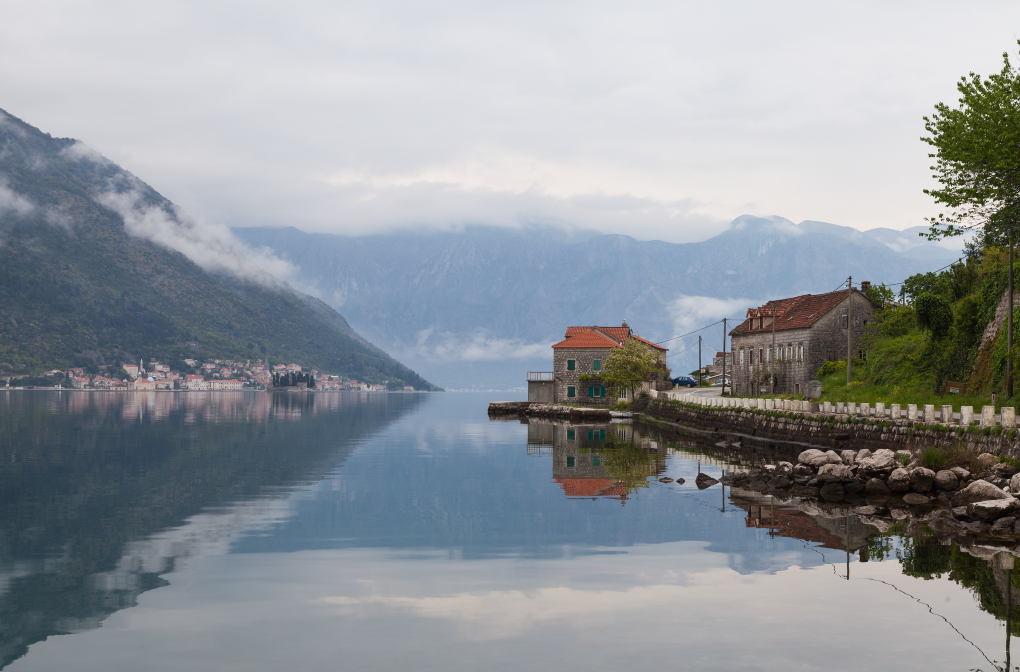
#> input picture assets/input_images/0004.png, 2040 x 1344 px (shown at 1/2 size); its folder holds only this picture in this run
$ python demo_psnr.py
#> lines starting #> are read from the running program, lines starting #| are printed output that depends on the picture
### src/watermarking/watermarking.py
"""
===================================================================
BMDS2133 Image Processing — Group Assignment
Module 1: Data Preparation  +  Module 2: Watermark Embedding
===================================================================
Algorithm : Hybrid DWT-DCT Differential Blind Watermarking
"""

import cv2
import numpy as np
import pywt
from scipy.fftpack import dct, idct
from pathlib import Path
import math


from .arnold import (
    arnold_scramble_bits,
)

# ─────────────────────────────────────────────────────────────────
# CONSTANTS
# ─────────────────────────────────────────────────────────────────

BLOCK_SIZE  = 8
ALPHA       = 0.20       # Role C: Increased for heavy JPEG resistance
HVS_GAIN    = 3.0
# We now use TWO coefficients for differential embedding
COEFF_A     = (3, 4)
COEFF_B     = (4, 3)
WAVELET     = "haar"
DWT_LEVEL   = 1
CALIBRATION_SIZE = 0     # Differential is self-syncing, no header needed

ALPHA_BASE  = ALPHA


# ─────────────────────────────────────────────────────────────────
# MODULE 1: DATA PREPARATION
# ─────────────────────────────────────────────────────────────────

def load_image(image_path: str) -> np.ndarray:
    img = cv2.imread(image_path)
    if img is None:
        raise FileNotFoundError(f"Could not load image: {image_path}")
    return img

# [4 lines left out: function save_image, not called in this run]

def preprocess_image(image: np.ndarray) -> tuple:
    ycbcr     = cv2.cvtColor(image, cv2.COLOR_BGR2YCrCb)
    Y, Cr, Cb = cv2.split(ycbcr)
    align = BLOCK_SIZE * 2
    h, w  = Y.shape
    new_h = (h // align) * align
    new_w = (w // align) * align
    if new_h != h or new_w != w:
        Y = Y[:new_h, :new_w]
        Cb = Cb[:new_h, :new_w]
        Cr = Cr[:new_h, :new_w]
        ycbcr = ycbcr[:new_h, :new_w]
    Y_norm = Y.astype(np.float64) / 255.0
    return Y_norm, Cb, Cr, ycbcr

def prepare_watermark(watermark_input, embed_capacity: int) -> tuple:
    """
    Prepare a watermark for embedding and save a reference baseline.
    """
    if isinstance(watermark_input, (str, Path)):
        path = Path(str(watermark_input))
        if not path.exists():
            import PIL.Image as PILImage, PIL.ImageDraw as PILDraw, PIL.ImageFont as PILFont
            font_size = 72
            try:
                font = PILFont.truetype("/usr/share/fonts/truetype/dejavu/DejaVuSans-Bold.ttf", font_size)
            except:
                font = PILFont.load_default()
            temp_img = PILImage.new('L', (1000, 200))
            draw = PILDraw.Draw(temp_img)
            bbox = draw.textbbox((0, 0), str(watermark_input), font=font)
            tw, th = bbox[2]-bbox[0], bbox[3]-bbox[1]
            img_pil = PILImage.new('L', (tw + 4, th + 4), color=0)
            draw = PILDraw.Draw(img_pil)
            draw.text((2, 2), str(watermark_input), font=font, fill=255)
            wm = np.array(img_pil)
        else:
            wm = cv2.imread(str(path), cv2.IMREAD_GRAYSCALE)
            if wm is None:
                raise ValueError(f"Could not read watermark image: {watermark_input}")
    else:
        wm = watermark_input
        if len(wm.shape) == 3:
            wm = cv2.cvtColor(wm, cv2.COLOR_BGR2GRAY)

    # Initial binarization
    _, wm_bin = cv2.threshold(wm, 128, 1, cv2.THRESH_BINARY)

    # Resize to fit capacity if necessary
    total = wm_bin.shape[0] * wm_bin.shape[1]
    if total > embed_capacity:
        scale = math.sqrt(embed_capacity / total)
        nh, nw = max(1, int(wm_bin.shape[0]*scale)), max(1, int(wm_bin.shape[1]*scale))
        # Use INTER_AREA for structural integrity during shrinking
        wm_bin = cv2.resize(wm_bin, (nw, nh), interpolation=cv2.INTER_AREA)
        _, wm_bin = cv2.threshold(wm_bin, 0.5, 1, cv2.THRESH_BINARY)

    # Role C Fix: Save the "Gold Standard" reference for evaluation
    # This matches the pixel-grid of the extraction exactly.
    ref_img = (wm_bin * 255).astype(np.uint8)
    ref_path = Path("assets/watermarks/reference_baseline.png")
    ref_path.parent.mkdir(parents=True, exist_ok=True)
    cv2.imwrite(str(ref_path), ref_img)
    print(f"[prepare_watermark] Reference baseline saved to {ref_path}")

    return wm_bin.flatten().astype(np.uint8), wm_bin.shape

# ─────────────────────────────────────────────────────────────────
# MODULE 2: EMBEDDING
# ─────────────────────────────────────────────────────────────────

def apply_dwt(channel: np.ndarray) -> tuple:
    coeffs = pywt.dwt2(channel, WAVELET)
    LL, (LH, HL, HH) = coeffs
    return coeffs, LL, LH, HL, HH

def apply_dct_blocks(subband: np.ndarray) -> np.ndarray:
    h, w = subband.shape
    dct_img = np.zeros_like(subband)
    for r in range(0, h, BLOCK_SIZE):
        for c in range(0, w, BLOCK_SIZE):
            block = subband[r:r+BLOCK_SIZE, c:c+BLOCK_SIZE]
            dct_img[r:r+BLOCK_SIZE, c:c+BLOCK_SIZE] = dct(dct(block.T, norm='ortho').T, norm='ortho')
    return dct_img

# [13 lines left out: functions apply_idct_blocks, _compute_adaptive_alpha, not called in this run]

def _embed_bit_into_band(dct_band: np.ndarray, watermark_bits: np.ndarray, alpha_base: float) -> np.ndarray:
    """
    Differential Embedding: Compares two coefficients.
    Supports Redundancy by repeating bits across all available blocks.
    """
    h, w = dct_band.shape
    n_blocks_row, n_blocks_col = h // BLOCK_SIZE, w // BLOCK_SIZE
    dct_modified = dct_band.copy()
    n_bits = len(watermark_bits)

    count = 0
    for r in range(n_blocks_row):
        for c in range(n_blocks_col):
            bit = int(watermark_bits[count % n_bits])
            br, bc = r * BLOCK_SIZE, c * BLOCK_SIZE

            block = dct_modified[br:br+BLOCK_SIZE, bc:bc+BLOCK_SIZE]
            alpha_l = _compute_adaptive_alpha(block, alpha_base)

            # Differential Logic
            v1 = block[COEFF_A[0], COEFF_A[1]]
            v2 = block[COEFF_B[0], COEFF_B[1]]

            avg = (v1 + v2) / 2.0
            if bit == 1:
                # Make v1 significantly larger than v2
                v1 = avg + alpha_l / 2.0
                v2 = avg - alpha_l / 2.0
            else:
                # Make v2 significantly larger than v1
                v1 = avg - alpha_l / 2.0
                v2 = avg + alpha_l / 2.0

            dct_modified[br+COEFF_A[0], bc+COEFF_A[1]] = v1
            dct_modified[br+COEFF_B[0], bc+COEFF_B[1]] = v2
            count += 1
    return dct_modified

# [23 lines left out: function _extract_soft_from_band, not called in this run]

def embed_watermark(Y_norm, watermark_bits, alpha=ALPHA):
    _, LL, LH, HL, HH = apply_dwt(Y_norm)
    dct_LH_mod = _embed_bit_into_band(apply_dct_blocks(LH), watermark_bits, alpha)
    dct_HL_mod = _embed_bit_into_band(apply_dct_blocks(HL), watermark_bits, alpha)
    new_coeffs = (LL, (apply_idct_blocks(dct_LH_mod), apply_idct_blocks(dct_HL_mod), HH))
    return np.clip(pywt.idwt2(new_coeffs, WAVELET), 0.0, 1.0), None

def reconstruct_image(Y_wm, Cb, Cr):
    Y_8 = np.clip(Y_wm * 255.0, 0, 255).astype(np.uint8)
    return cv2.cvtColor(cv2.merge([Y_8, Cr, Cb]), cv2.COLOR_YCrCb2BGR)

# [44 lines left out: functions extract_watermark, calculate_psnr, run_embedding_pipeline, not called in this run]

### src/demo_psnr.py
"""
===================================================================
demo_psnr.py  —  BMDS2133 Image Processing Group Assignment
Invisibility / Imperceptibility Demo (PSNR Analysis)
===================================================================

Usage
─────
    cd image_watermarking
    python src/demo_psnr.py

What it does
────────────
1.  Embeds watermarks into ALL images in assets/input_images/.
2.  Computes PSNR between each original and its watermarked version.
3.  Tests multiple alpha strengths to show the imperceptibility vs
    robustness trade-off.
4.  Prints a detailed ASCII report with pass/fail indicators.
5.  Saves watermarked images to assets/watermarked_images/.

Target
──────
    Project goal: PSNR > 38 dB for all images (imperceptible).
"""

import sys
import os
from pathlib import Path

# Make sure src/ is on the path
sys.path.insert(0, os.path.dirname(__file__))

# Project root is the parent of src/
PROJECT_ROOT = Path(__file__).resolve().parent.parent

import cv2
import numpy as np

from watermarking import (
    load_image,
    preprocess_image,
    apply_dwt,
    prepare_watermark,
    embed_watermark,
    reconstruct_image,
    calculate_psnr,
    extract_watermark,
    ALPHA,
    BLOCK_SIZE,
)
from watermarking.arnold import arnold_transform, inverse_arnold_transform, arnold_period
from evaluation import calculate_ssim


# ─────────────────────────────────────────────────────────────────
# Paths
# ─────────────────────────────────────────────────────────────────
INPUT_DIR       = PROJECT_ROOT / "assets" / "input_images"
WATERMARKS_DIR  = PROJECT_ROOT / "assets" / "watermarks"
WATERMARKED_DIR = PROJECT_ROOT / "assets" / "watermarked_images"

# PSNR target from project spec
PSNR_TARGET = 38.0

# Alpha values to test (showing trade-off)
ALPHA_VALUES = [0.02, 0.05, 0.08, 0.15, 0.25]


def generate_checkerboard(side: int = 32) -> np.ndarray:
    """Create a simple checkerboard binary watermark."""
    wm = np.zeros((side, side), dtype=np.uint8)
    for r in range(side):
        for c in range(side):
            wm[r, c] = 255 if (r + c) % 2 == 0 else 0
    return wm


def test_single_image(image_path: Path, watermark: np.ndarray,
                       alpha: float, output_dir: Path) -> dict:
    """
    Embed watermark into a single image and compute PSNR.

    Returns dict with metrics.
    """
    name = image_path.stem

    # Module 1: Data preparation
    original = load_image(str(image_path))
    Y_norm, Cb, Cr, _ = preprocess_image(original)
    _, LL, LH, HL, HH = apply_dwt(Y_norm)
    h_band, w_band = LH.shape
    capacity = (h_band // BLOCK_SIZE) * (w_band // BLOCK_SIZE)

    # Prepare watermark bits
    wm_bits = prepare_watermark(watermark, capacity)

    # Module 2: Embedding
    Y_wm, shape = embed_watermark(Y_norm, wm_bits, alpha)
    watermarked = reconstruct_image(Y_wm, Cb, Cr)

    # Save
    out_path = output_dir / f"wm_alpha{alpha:.2f}_{name}.png"
    cv2.imwrite(str(out_path), watermarked)

    # PSNR (align original to watermarked size)
    h_wm, w_wm = watermarked.shape[:2]
    orig_aligned = original[:h_wm, :w_wm]
    psnr_val = calculate_psnr(orig_aligned, watermarked)

    # SSIM
    ssim_val = calculate_ssim(orig_aligned, watermarked)

    # Extraction verification (blind)
    extracted = extract_watermark(watermarked, len(wm_bits), shape, alpha)
    ext_bits = (extracted.flatten()[:len(wm_bits)] > 127).astype(np.uint8)
    ber = np.sum(ext_bits != wm_bits) / len(wm_bits)

    return {
        "name": name,
        "shape": f"{watermarked.shape[1]}x{watermarked.shape[0]}",
        "psnr": psnr_val,
        "ssim": ssim_val,
        "ber": ber,
        "n_bits": len(wm_bits),
        "capacity": capacity,
        "alpha": alpha,
        "output": str(out_path),
    }


def demo_single_alpha():
    """
    Demo 1: Embed watermark into all images with default alpha.
    Show PSNR for each.
    """
    print("\n" + "=" * 70)
    print("  DEMO 1: Invisibility Test — Default Alpha (α = {})".format(ALPHA))
    print("=" * 70)

    images = sorted(INPUT_DIR.glob("*"), key=lambda p: p.name.lower())
    images = [p for p in images if p.suffix.lower() in {".png", ".jpg", ".jpeg", ".tif", ".tiff"}]

    if not images:
        print(f"  No images found in {INPUT_DIR}")
        return

    watermark = generate_checkerboard(32)
    WATERMARKED_DIR.mkdir(parents=True, exist_ok=True)

    results = []
    for img_path in images:
        r = test_single_image(img_path, watermark, ALPHA, WATERMARKED_DIR)
#> in load_image, img is the input picture: shape (1344, 2040, 3); mean B, G, R 154.3, 148.9, 143.3
#> in preprocess_image, `Y, Cr, Cb = cv2.split(ycbcr)`:
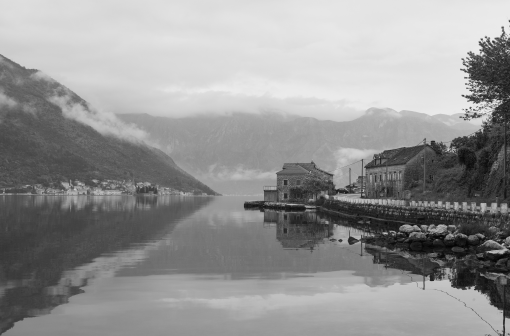
#> Y: shape (1344, 2040) (shown at 1/4 size); min 1, max 255, mean 147.8
#> in preprocess_image, `Y, Cr, Cb = cv2.split(ycbcr)`:
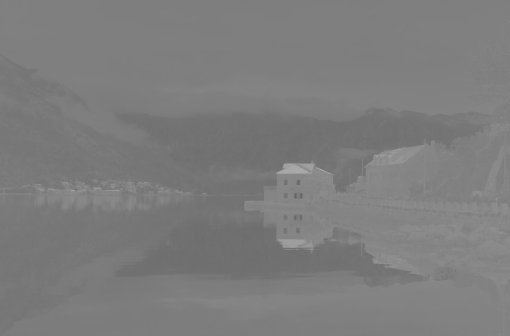
#> Cr: shape (1344, 2040) (shown at 1/4 size); min 93, max 182, mean 124.8
#> in preprocess_image, `Y, Cr, Cb = cv2.split(ycbcr)`:
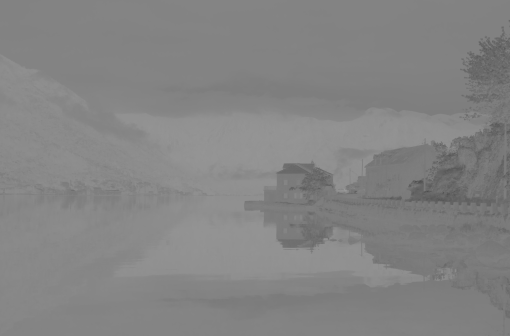
#> Cb: shape (1344, 2040) (shown at 1/4 size); min 61, max 158, mean 131.7
#> in preprocess_image, `Y = Y[:new_h, :new_w]`:
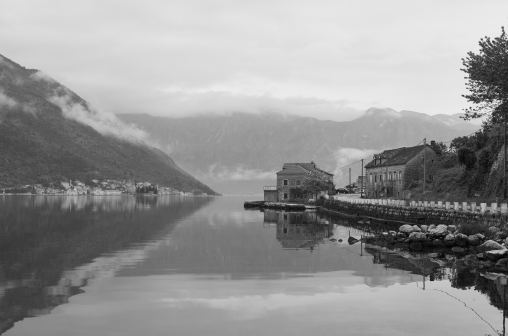
#> Y: shape (1344, 2032) (shown at 1/4 size); min 1, max 255, mean 148.1
#> in apply_dwt, `LL, (LH, HL, HH) = coeffs`:
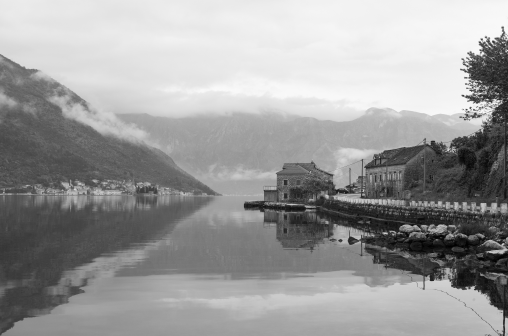
#> LL: shape (672, 1016) float64 (shown at 1/2 size); min 0.0235, max 1.88, mean 1.16; drawn with min black and max white
#> in apply_dwt, `LL, (LH, HL, HH) = coeffs`:
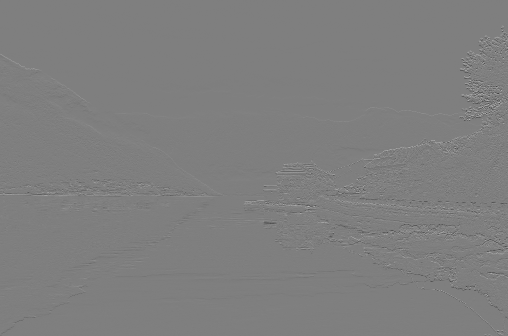
#> LH: shape (672, 1016) float64 (shown at 1/2 size); min -0.598, max 0.602, mean 0.00023; drawn with min black and max white
#> in prepare_watermark, `cv2.imwrite(str(ref_path), ref_img)`:
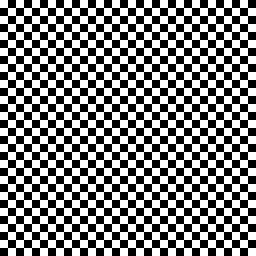
#> saved as reference_baseline.png: shape (32, 32) (shown 8 times larger); 50% white in thin lines or dots
#> in _embed_bit_into_band, `h, w = dct_band.shape`: h = 672; w = 1016
#> in _embed_bit_into_band, `n_blocks_row, n_blocks_col = h // BLOCK_SIZE, w // BLOCK_SIZE`: n_blocks_row = 84; n_blocks_col = 127
#> after the loop in _embed_bit_into_band, `for r in range(n_blocks_row):`: count = 0
        results.append(r)

    # Report
    print("\n" + "╔" + "═" * 68 + "╗")
    print("║" + "  PSNR IMPERCEPTIBILITY REPORT".center(68) + "║")
    print("╠" + "═" * 68 + "╣")
    print(f"║  {'Image':<25} {'PSNR (dB)':>10} {'SSIM':>8} {'Status':>14}  ║")
    print("╟" + "─" * 68 + "╢")

    total_pass = 0
    for r in results:
        status = "✓ PASS" if r["psnr"] >= PSNR_TARGET else "✗ FAIL"
        if r["psnr"] >= PSNR_TARGET:
            total_pass += 1
        status_padded = status + " " * max(0, 14 - len(status))
        print(f"║  {r['name']:<25} {r['psnr']:>9.2f} {r['ssim']:>7.4f} {status_padded:>14}  ║")

    print("╟" + "─" * 68 + "╢")
    avg_psnr = np.mean([r["psnr"] for r in results])
    avg_ssim = np.mean([r["ssim"] for r in results])
    print(f"║  {'AVERAGE':<25} {avg_psnr:>9.2f} {avg_ssim:>7.4f} {'':<14}  ║")
    print("╟" + "─" * 68 + "╢")
    print(f"║  Result: {total_pass}/{len(results)} images passed PSNR >= {PSNR_TARGET} dB" + " " * (30 - len(str(total_pass)) - len(str(len(results)))) + "║")
    print("╚" + "═" * 68 + "╝")


# [95 lines left out: functions demo_alpha_tradeoff, demo_arnold_effect, not called in this run]


def main():
    print("\n" + "#" * 70)
    print("#" + " " * 68 + "#")
    print("#   PSNR IMPERCEPTIBILITY DEMO                                   #")
    print("#   Hybrid DWT-DCT Watermarking — BMDS2133                       #")
    print("#" + " " * 68 + "#")
    print("#" * 70)

    demo_single_alpha()
    demo_alpha_tradeoff()
    demo_arnold_effect()

    print("\n" + "#" * 70)
    print("#   DEMO COMPLETE                                                           #")
    print("#" * 70 + "\n")


if __name__ == "__main__":
#> (the run stopped early here; a loop or call above may not have finished)

$ run again, on assets/input_images/4.1.05.tiff
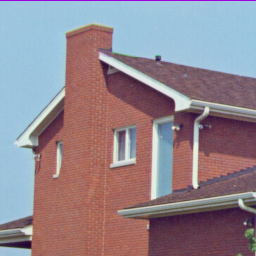
#> input picture assets/input_images/4.1.05.tiff, 256 x 256 px
#> in load_image, img is the input picture: shape (256, 256, 3); mean B, G, R 142, 133, 146.6
#> ycbcr: shape (256, 256, 3); mean of channels 0, 1, 2 138.1, 134.1, 130.2
#> in apply_dwt, `LL, (LH, HL, HH) = coeffs`:
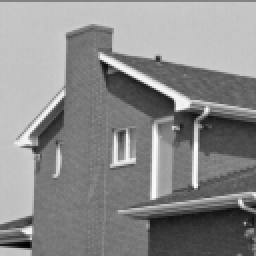
#> LL: shape (128, 128) float64 (shown 2 times larger); min 0.145, max 1.87, mean 1.08; drawn with min black and max white
#> watermark: shape (32, 32); 50% white in thin lines or dots
#> after the loop in apply_dct_blocks, `for r in range(0, h, BLOCK_SIZE):`:
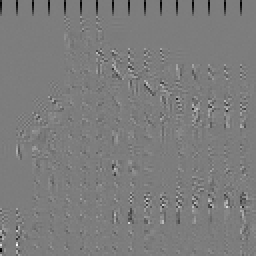
#> dct_img: shape (128, 128) float64 (shown 2 times larger); min -0.643, max 0.667, mean -0.00293; drawn with min black and max white
#> in _embed_bit_into_band, `h, w = dct_band.shape`: h = 128
#> n_blocks_row = 16
#> after the loop in _embed_bit_into_band, `for r in range(n_blocks_row):`: count = 0
